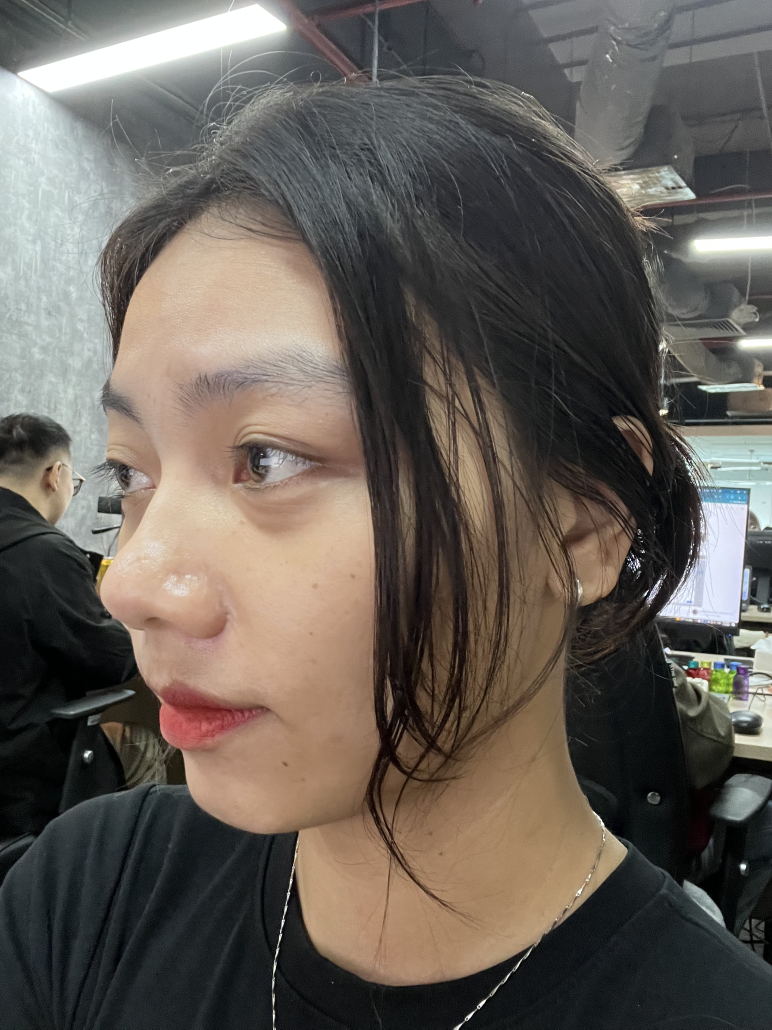
#> input picture dataset/Bui_Thao_Ly/IMG_6522.jpg, 2316 x 3088 px, given in place of the camera (shown at 1/3 size)
$ python facerecognition.py
#> lines starting #> are read from the running program, lines starting #| are printed output that depends on the picture
import cv2
import numpy as np
import os
import time
from PIL import Image

class FaceSystem:
    def __init__(self, dataset_path="dataset", model_file="face_model.npz"):
        self.dataset_path = dataset_path
        self.model_file = model_file
        self.target_size = (100, 100)  # Kích thước chuẩn cho Eigenfaces
        self.num_components = 40       # Số lượng đặc trưng (Eigenvectors) giữ lại

        # Dữ liệu mô hình
        self.mean_face = None
        self.eigenfaces = None
        self.projections = []
        self.labels = []

        # Bộ phát hiện khuôn mặt (Haar Cascade - Nhanh và Nhẹ)
        self.face_cascade = cv2.CascadeClassifier(cv2.data.haarcascades + 'haarcascade_frontalface_default.xml')

    def preprocess(self, img_arr, is_training=False):
        """
        Quy trình chuẩn hóa ảnh:
        Gray -> (Auto Crop nếu Train) -> EqualizeHist -> Resize
        """
        # 1. Chuyển ảnh xám
        if len(img_arr.shape) > 2:
            gray = cv2.cvtColor(img_arr, cv2.COLOR_BGR2GRAY)
        else:
            gray = img_arr

        # 2. Logic Cắt mặt (Chỉ áp dụng khi học dữ liệu thô)
        if is_training:
            faces = self.face_cascade.detectMultiScale(gray, 1.1, 5, minSize=(30, 30))
            if len(faces) > 0:
                # Lấy khuôn mặt to nhất trong ảnh
                (x, y, w, h) = max(faces, key=lambda f: f[2] * f[3])
                gray = gray[y:y+h, x:x+w]

        # 3. Cân bằng sáng (Quan trọng để chống nhiễu sáng)
        gray = cv2.equalizeHist(gray)

        # 4. Resize về kích thước cố định
        gray = cv2.resize(gray, self.target_size)
        return gray

    def load_or_train(self):
        """Kiểm tra xem có model chưa. Có thì Load, chưa thì Train."""
        if os.path.exists(self.model_file):
            print(f"[INFO] Đã tìm thấy file model: {self.model_file}")
            try:
                data = np.load(self.model_file, allow_pickle=True)
#> (reads face_model.npz from the repository)
                self.mean_face = data['mean_face']
                self.eigenfaces = data['eigenfaces']
                self.projections = data['projections']
                self.labels = data['labels']
                print("[OK] Load model thành công!")
                return True
            except:
                print("[WARN] File model lỗi, sẽ train lại...")

        return self.train()

    # [76 lines left out: function train, not called in this run]

    def run(self, threshold=4000):
#> called with threshold = 6000
        cap = cv2.VideoCapture(0)
        if not cap.isOpened():
            print("[ERROR] Không mở được Webcam.")
            return

        # Tối ưu FPS: Thu nhỏ ảnh 2 lần để tìm mặt nhanh hơn gấp 4 lần
        scale = 0.5

        print("\n" + "="*30)
        print(" CAMERA SẴN SÀNG HOẠT ĐỘNG")
        print(" [q]: Thoát")
        print(" [r]: Học lại dữ liệu mới")
        print(" [u]: Tăng ngưỡng (Dễ nhận hơn)")
        print(" [d]: Giảm ngưỡng (Khó nhận hơn)")
        print("="*30)

        while True:
            ret, frame = cap.read()
#> frame is the input picture: shape (3088, 2316, 3); mean B, G, R 87.5, 94.5, 101.4
            if not ret: break

            frame = cv2.flip(frame, 1) # Lật như gương
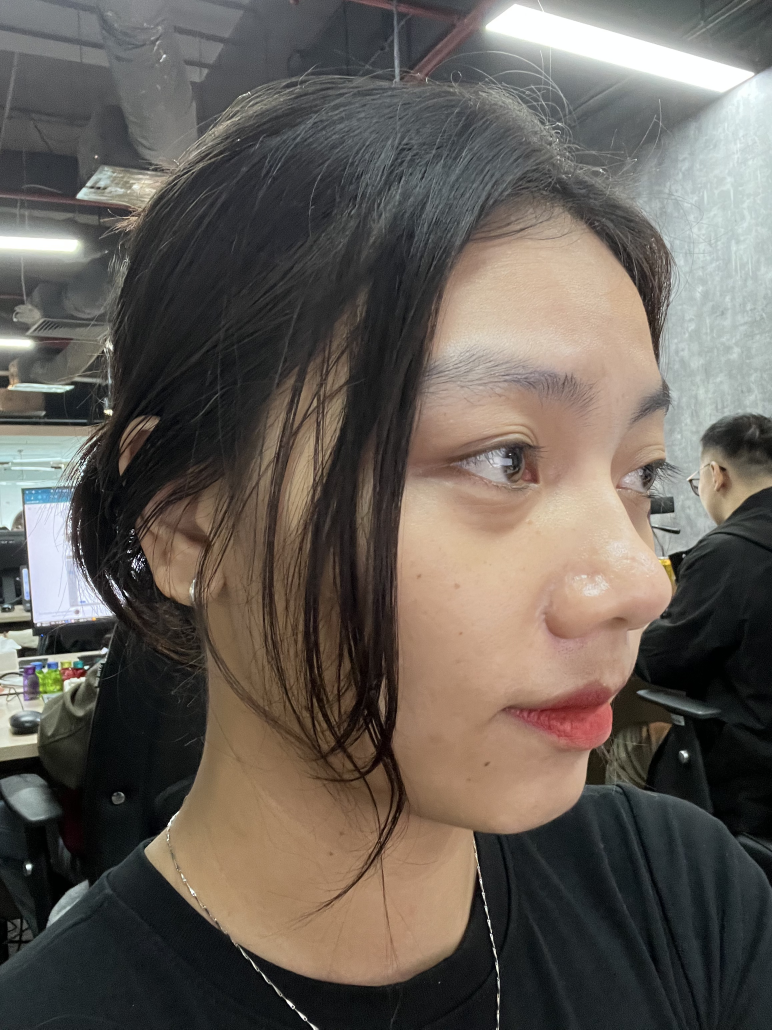
#> frame: shape (3088, 2316, 3) (shown at 1/3 size); mean B, G, R 87.5, 94.5, 101.4

            # 1. Resize ảnh nhỏ để Detect nhanh
            small_frame = cv2.resize(frame, (0,0), fx=scale, fy=scale)
            gray_small = cv2.cvtColor(small_frame, cv2.COLOR_BGR2GRAY)
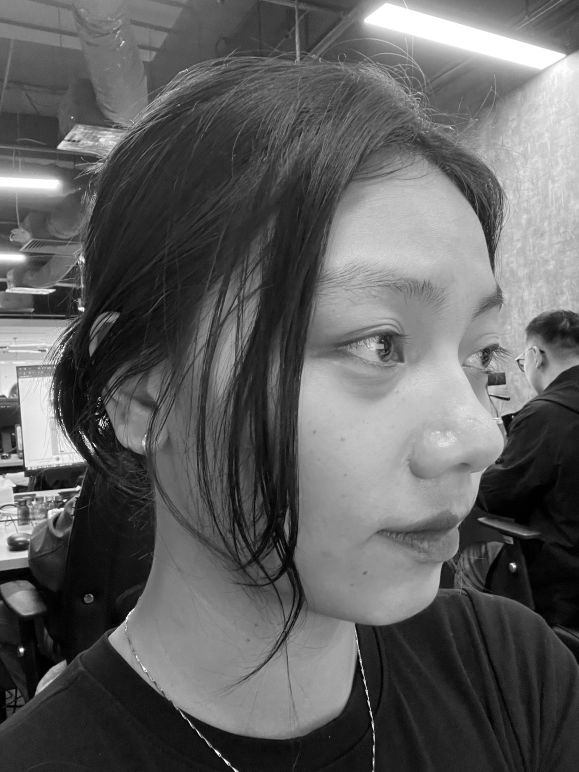
#> gray_small: shape (1544, 1158) (shown at 1/2 size); min 0, max 255, mean 95.9

            # 2. Detect khuôn mặt
            faces = self.face_cascade.detectMultiScale(gray_small, 1.1, 5, minSize=(30,30))
#> faces = [[563, 565, 333, 333]]

            for (xs, ys, ws, hs) in faces:
                # Quy đổi tọa độ về ảnh gốc
                x, y, w, h = int(xs/scale), int(ys/scale), int(ws/scale), int(hs/scale)

                # Vẽ khung
                cv2.rectangle(frame, (x, y), (x+w, y+h), (0, 255, 0), 2)

                # 3. Nhận dạng (Cắt từ ảnh gốc sắc nét)
                face_roi = frame[y:y+h, x:x+w]

                try:
                    # Xử lý
                    processed = self.preprocess(face_roi, is_training=False)

                    # Tính toán khoảng cách
                    img_flat = processed.flatten().astype(np.float32)
                    img_norm = img_flat - self.mean_face
                    proj_new = np.matmul(self.eigenfaces, img_norm)

                    # So khớp Vector (Vectorization - Siêu nhanh)
                    dists = np.linalg.norm(self.projections - proj_new, axis=1)
                    min_index = np.argmin(dists)
                    min_dist = dists[min_index]

                    # Kiểm tra ngưỡng
                    if min_dist < threshold:
                        name = self.labels[min_index]
                        color = (0, 255, 0)
                    else:
                        name = "Unknown"
                        color = (0, 0, 255)

                    # Hiển thị
                    text = f"{name} ({int(min_dist)})"
                    cv2.putText(frame, text, (x, y-10), cv2.FONT_HERSHEY_SIMPLEX, 0.8, color, 2)

                except:
                    pass # Bỏ qua nếu lỗi tính toán nhỏ
#> this loop made 1 pass
#> (xs, ys, ws, hs) on pass 1: (563, 565, 333, 333)
#> pass 1, in run, `face_roi = frame[y:y+h, x:x+w]`:
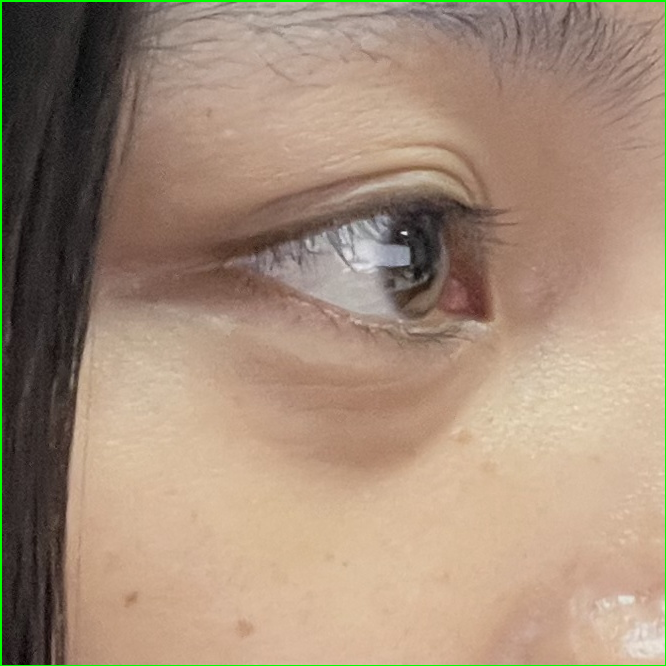
#> face_roi: shape (666, 666, 3); mean B, G, R 120.9, 141.1, 164.2
#> pass 1, in preprocess, `gray = cv2.cvtColor(img_arr, cv2.COLOR_BGR2GRAY)`:
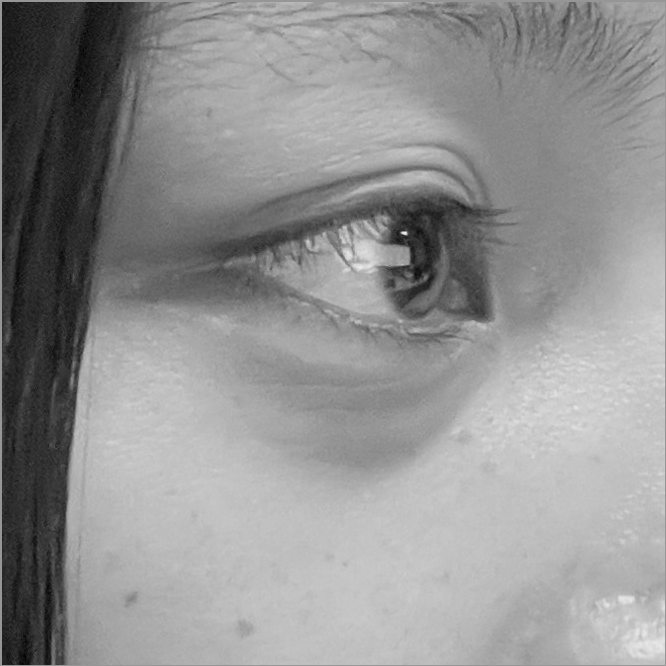
#> gray: shape (666, 666); min 0, max 246, mean 145.7
#> pass 1, in preprocess, `gray = cv2.equalizeHist(gray)`:
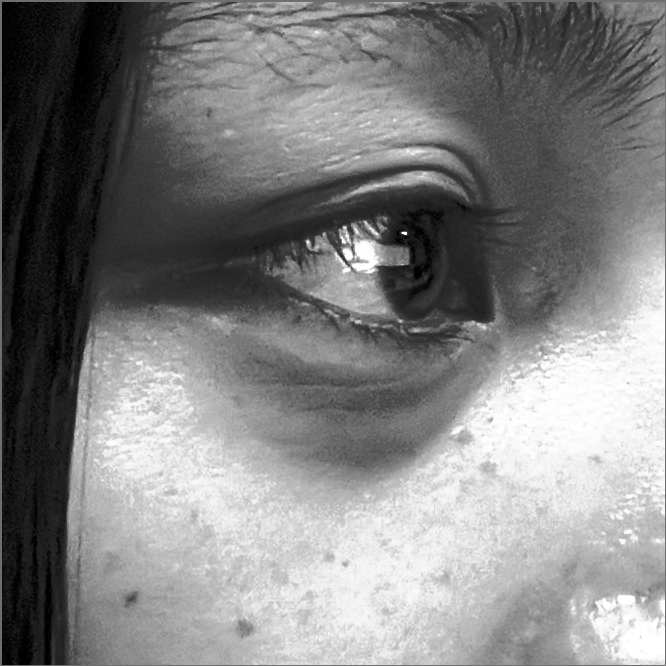
#> gray: shape (666, 666); min 0, max 255, mean 128.7
#> pass 1, in preprocess, `gray = cv2.resize(gray, self.target_size)`:
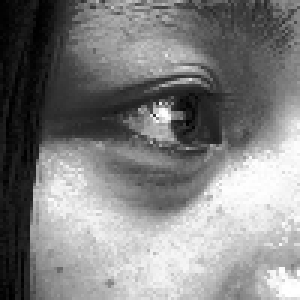
#> gray: shape (100, 100) (shown 3 times larger); min 0, max 255, mean 128.5

            # Hiển thị thông số
            cv2.putText(frame, f"Threshold: {threshold}", (10, 30), cv2.FONT_HERSHEY_SIMPLEX, 0.7, (255, 255, 0), 2)
            cv2.imshow("Face Recognition (Lightweight)", frame)

            key = cv2.waitKey(1) & 0xFF
#> (key q is pressed here)
            if key == ord('q'): break
            elif key == ord('r'): self.train() # Train nóng
            elif key == ord('u'): threshold += 200
            elif key == ord('d'): threshold -= 200

        cap.release()
        cv2.destroyAllWindows()

if __name__ == "__main__":
    # ĐƯỜNG DẪN DATASET CỦA BẠN
    DATA_DIR = "dataset"

    app = FaceSystem(dataset_path=DATA_DIR)

    # Bước 1: Load hoặc Train
    if app.load_or_train():
        # Bước 2: Chạy Camera (Ngưỡng mặc định 4000)
        app.run(threshold=6000)
